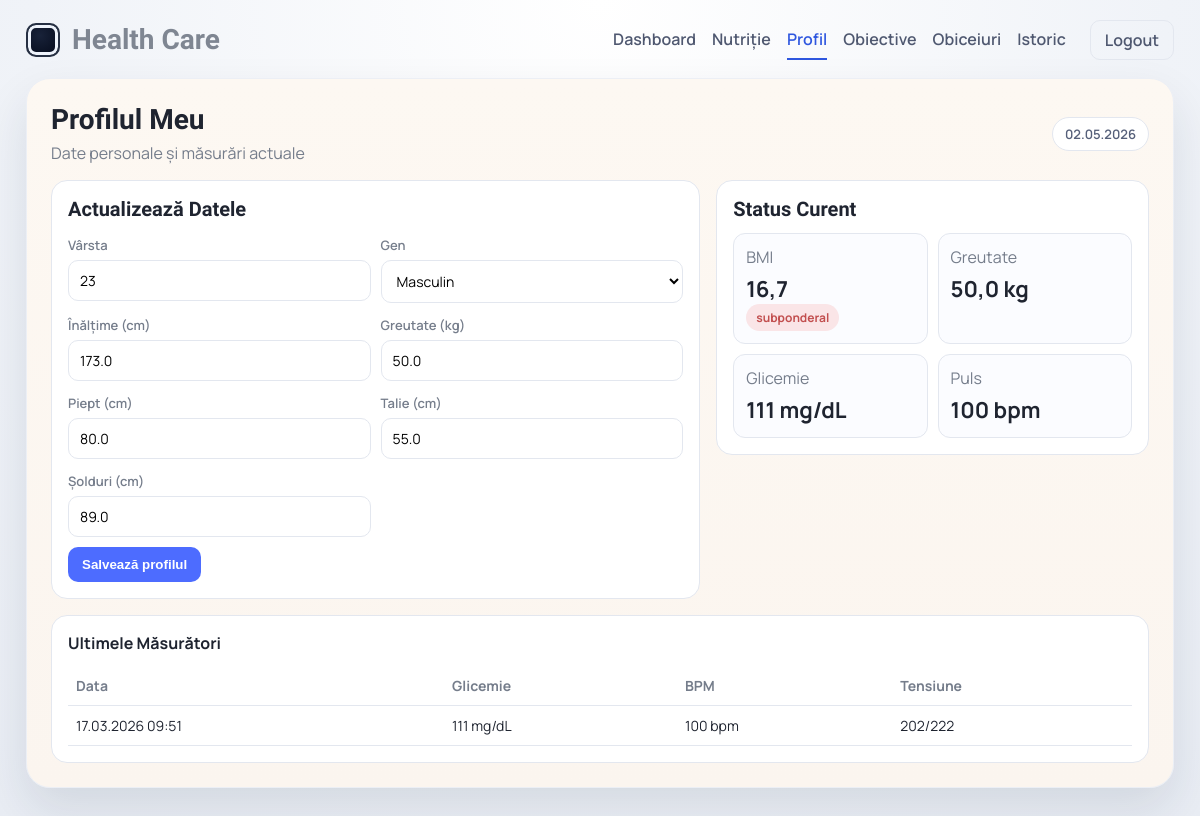
/profile/ (signed in), run on the app's committed database.
### pages/models.py (models this page shows, shortened)
class Profile(models.Model):
    GENDER_CHOICES = [
        ("masculin", "Masculin"),
        ("feminin", "Feminin"),
        ("altul", "Altul"),
    ]
    user = models.OneToOneField(settings.AUTH_USER_MODEL, on_delete=models.CASCADE, related_name="profile")
    age = models.PositiveSmallIntegerField(null=True, blank=True)
    gender = models.CharField(max_length=20, choices=GENDER_CHOICES, blank=True)
    height_cm = models.DecimalField(max_digits=5, decimal_places=1, null=True, blank=True)
    weight_kg = models.DecimalField(max_digits=5, decimal_places=1, null=True, blank=True)
    bmi = models.DecimalField(max_digits=4, decimal_places=1, null=True, blank=True)
    chest_cm = models.DecimalField(max_digits=5, decimal_places=1, null=True, blank=True)
    waist_cm = models.DecimalField(max_digits=5, decimal_places=1, null=True, blank=True)
    hips_cm = models.DecimalField(max_digits=5, decimal_places=1, null=True, blank=True)

class HealthMetric(models.Model):
    user = models.ForeignKey(settings.AUTH_USER_MODEL, on_delete=models.CASCADE, related_name="metrics")
    blood_sugar_mg = models.PositiveSmallIntegerField()
    bpm = models.PositiveSmallIntegerField()
    blood_pressure_sys = models.PositiveSmallIntegerField()
    blood_pressure_dia = models.PositiveSmallIntegerField()
    created_at = models.DateTimeField(auto_now_add=True)
    class Meta:
        ordering = ["-created_at"]

### pages/views.py (the view, shortened to what this page needs)
# urls.py: path("profile/", views.profile_page, name="profile"),
@login_required
def profile_page(request):
    profile, _ = Profile.objects.get_or_create(user=request.user)
    profile_form = ProfileUpdateForm(instance=profile)
    latest_metric = HealthMetric.objects.filter(user=request.user).first()
    metrics_history = HealthMetric.objects.filter(user=request.user)[:8]
    context = {
        "profile": profile,
        "profile_form": profile_form,
        "latest_metric": latest_metric,
        "metrics_history": metrics_history,
        "bmi_status": _bmi_status(profile.bmi),
    }
    return render(request, "pages/profile.html", context)

### pages/forms.py
class ProfileUpdateForm(forms.ModelForm):
    class Meta:
        model = Profile
        fields = [
            "age",
            "gender",
            "height_cm",
            "weight_kg",
            "chest_cm",
            "waist_cm",
            "hips_cm",
        ]
        widgets = {
            "age": forms.NumberInput(attrs={"class": "panel-input", "placeholder": "Vârsta"}),
            "gender": forms.Select(attrs={"class": "panel-input"}),
            "height_cm": forms.NumberInput(attrs={"class": "panel-input", "placeholder": "Înălțime (cm)"}),
            "weight_kg": forms.NumberInput(attrs={"class": "panel-input", "placeholder": "Greutate (kg)"}),
            "chest_cm": forms.NumberInput(attrs={"class": "panel-input", "placeholder": "Piept (cm)"}),
            "waist_cm": forms.NumberInput(attrs={"class": "panel-input", "placeholder": "Talie (cm)"}),
            "hips_cm": forms.NumberInput(attrs={"class": "panel-input", "placeholder": "Șolduri (cm)"}),
        }

### pages/views.py (called while the page is built)
def _bmi_status(bmi):
    if bmi is None:
        return "necunoscut"
    if bmi < Decimal("18.5"):
        return "subponderal"
    if bmi < Decimal("25"):
        return "în regulă"
    if bmi < Decimal("30"):
        return "supraponderal"
    return "obezitate"

### pages/templates/pages/profile.html (shortened to what this page needs)
<!DOCTYPE html>
<html lang="ro">
  <head>
    {% load static %}
    <link rel="stylesheet" href="{% static 'pages/css/portal.css' %}?v=20260419-1742" />
  </head>
  <body>
    <div class="page">
      <header class="topbar">
        <a href="{% url 'dashboard' %}" class="brand">
          <span class="brand-mark" aria-hidden="true"></span>
          <span class="brand-text">Health Care</span>
        </a>
        <nav class="menu">
          <a href="{% url 'dashboard' %}">Dashboard</a>
          <a href="{% url 'nutrition' %}">Nutriție</a>
          <a href="{% url 'profile' %}" class="active">Profil</a>
          <a href="{% url 'goals' %}">Obiective</a>
          <a href="{% url 'habits' %}">Obiceiuri</a>
          <a href="{% url 'history' %}">Istoric</a>
          <a href="{% url 'logout' %}" class="logout">Logout</a>
        </nav>
      </header>
      <section class="shell">
        <div class="header-row">
          <div>
            <h1>Profilul Meu</h1>
            <p>Date personale și măsurări actuale</p>
          </div>
          <span class="chip">{% now "d.m.Y" %}</span>
        </div>
        <div class="grid-2">
          <article class="card">
            <h2>Actualizează Datele</h2>
            <form method="post" novalidate>
              <div class="form-grid">
                <label><span>Vârsta</span>{{ profile_form.age }}</label>
                <label><span>Gen</span>{{ profile_form.gender }}</label>
                <label><span>Înălțime (cm)</span>{{ profile_form.height_cm }}</label>
                <label><span>Greutate (kg)</span>{{ profile_form.weight_kg }}</label>
                <label><span>Piept (cm)</span>{{ profile_form.chest_cm }}</label>
                <label><span>Talie (cm)</span>{{ profile_form.waist_cm }}</label>
                <label><span>Șolduri (cm)</span>{{ profile_form.hips_cm }}</label>
              </div>
              <div class="btn-row">
                <button type="submit">Salvează profilul</button>
              </div>
            </form>
          </article>
          <article class="card">
            <h2>Status Curent</h2>
            <div class="kpi">
              <div class="item">
                <span class="muted">BMI</span>
                <strong>
                  {% if profile.bmi %}
                    {{ profile.bmi }}
                  {% else %}
                    -
                  {% endif %}
                </strong>
                <span class="badge {% if bmi_status == 'în regulă' %}good{% else %}warn{% endif %}">{{ bmi_status }}</span>
              </div>
              <div class="item">
                <span class="muted">Greutate</span>
                <strong>
                  {% if profile.weight_kg %}
                    {{ profile.weight_kg }} kg
                  {% else %}
                    -
                  {% endif %}
                </strong>
              </div>
              <div class="item">
                <span class="muted">Glicemie</span>
                <strong>
                  {% if latest_metric %}
                    {{ latest_metric.blood_sugar_mg }} mg/dL
                  {% else %}
                    -
                  {% endif %}
                </strong>
              </div>
              <div class="item">
                <span class="muted">Puls</span>
                <strong>
                  {% if latest_metric %}
                    {{ latest_metric.bpm }} bpm
                  {% else %}
                    -
                  {% endif %}
                </strong>
              </div>
            </div>
          </article>
        </div>
        <article class="card" style="margin-top:16px;">
          <h3>Ultimele Măsurători</h3>
          <div class="table-wrap">
            <table>
              <thead>
                <tr>
                  <th>Data</th>
                  <th>Glicemie</th>
                  <th>BPM</th>
                  <th>Tensiune</th>
                </tr>
              </thead>
              <tbody>
                {% for item in metrics_history %}
                  <tr>
                    <td>{{ item.created_at|date:"d.m.Y H:i" }}</td>
                    <td>{{ item.blood_sugar_mg }} mg/dL</td>
                    <td>{{ item.bpm }} bpm</td>
                    <td>{{ item.blood_pressure_sys }}/{{ item.blood_pressure_dia }}</td>
                  </tr>
                {% empty %}
                  <tr>
                    <td colspan="4" class="helper">Nu există măsurători salvate.</td>
                  </tr>
                {% endfor %}
              </tbody>
            </table>
          </div>
        </article>
      </section>
    </div>
  </body>
</html>

### pages/static/pages/css/portal.css (style rules this page uses)
:root { --bg: #edf0f7; --shell: #fdf8f2; --card: #ffffff; --ink: #1f2430; --muted: #757d8b; --line: #e3e7ef; --accent: #4d6cff; --accent-dark: #1f2330; --success: #4fb987; --danger: #f26a6a; --shadow: 0 22px 48px rgba(20, 32, 66, 0.11); }
* { box-sizing: border-box; }
body { margin: 0; font-family: "Manrope", sans-serif; color: var(--ink); background: radial-gradient(circle at top, #ffffff 0%, #f0f3f8 56%, #e9edf4 100%); }
.page { min-height: 100vh; padding: 20px 26px 28px; display: flex; flex-direction: column; }
.topbar { display: flex; align-items: center; justify-content: space-between; gap: 18px; margin-bottom: 18px; }
.brand { display: flex; align-items: center; gap: 12px; text-decoration: none; }
.brand-mark { width: 34px; height: 34px; border-radius: 10px; border: 2px solid #263043; background: radial-gradient(circle at 40% 35%, #182239 0%, #0a1123 70%); box-shadow: inset 0 0 0 3px #eef3fb; }
.brand-text { font-family: "Sora", sans-serif; font-size: 28px; color: #7f8692; font-weight: 600; line-height: 1; }
.menu { display: flex; align-items: center; gap: 16px; flex-wrap: wrap; }
.menu a { text-decoration: none; color: #4f5870; font-weight: 600; padding: 8px 0; border-bottom: 2px solid transparent; }
.menu a.active { color: #2f57df; border-color: #2f57df; }
.menu a.logout { margin-left: 8px; padding: 8px 14px; border-radius: 10px; border: 1px solid var(--line); }
.shell { background: linear-gradient(180deg, #fdf8f2 0%, #fbf5ef 100%); border-radius: 24px; box-shadow: var(--shadow); border: 1px solid #eceff5; padding: 24px; flex: 1; min-height: calc(100vh - 110px); }
.header-row { display: flex; justify-content: space-between; align-items: center; margin-bottom: 16px; }
.header-row h1 { margin: 0; font-family: "Sora", sans-serif; font-size: 28px; }
.header-row p { margin: 6px 0 0; color: var(--muted); }
.chip { display: inline-flex; align-items: center; gap: 8px; border: 1px solid var(--line); border-radius: 999px; padding: 7px 12px; font-weight: 600; font-size: 13px; color: #56607a; background: #fff; }
.grid-2 { display: grid; grid-template-columns: minmax(0, 1.35fr) minmax(0, 0.9fr); gap: 16px; align-items: start; }
.card { background: var(--card); border: 1px solid var(--line); border-radius: 16px; padding: 16px; height: fit-content; }
.card h2 { margin: 0 0 12px; font-size: 20px; font-family: "Sora", sans-serif; }
.card h3 { margin: 0 0 12px; font-size: 16px; }
.muted { color: var(--muted); }
.kpi { display: grid; grid-template-columns: repeat(2, 1fr); gap: 10px; }
.kpi .item { border: 1px solid var(--line); border-radius: 12px; padding: 12px; background: #fbfcff; }
.kpi .item strong { display: block; margin-top: 6px; font-size: 22px; }
form { margin: 0; }
.form-grid { display: grid; grid-template-columns: repeat(2, 1fr); gap: 10px; }
label span { display: inline-block; margin-bottom: 6px; color: var(--muted); font-size: 13px; font-weight: 600; }
input, select, textarea, .panel-input, .mini-input, .food-input { width: 100%; border: 1px solid var(--line); border-radius: 10px; background: #fff; padding: 10px 11px; font-family: inherit; font-size: 14px; }
button, .btn { border: none; border-radius: 10px; background: var(--accent); color: #fff; padding: 10px 14px; font-weight: 700; cursor: pointer; }
.btn-row { margin-top: 10px; display: flex; gap: 8px; flex-wrap: wrap; }
.table-wrap { overflow: auto; }
table { width: 100%; border-collapse: collapse; min-width: 560px; }
th, td { text-align: left; padding: 10px 8px; border-bottom: 1px solid var(--line); font-size: 14px; }
th { color: var(--muted); font-weight: 700; }
.badge { display: inline-flex; align-items: center; padding: 5px 10px; border-radius: 999px; font-size: 12px; font-weight: 700; }
.badge.warn { background: rgba(242, 106, 106, 0.16); color: #c24f4f; }

### data on the page
Profile: age "23", gender "Masculin", height_cm "173.0", weight_kg "50.0", chest_cm "80.0", waist_cm "55.0", hips_cm "89.0", bmi "16,7", weight_kg "50,0"
HealthMetric: blood_sugar_mg "111", bpm "100", created_at "17.03.2026 09:51", blood_pressure_sys "202", blood_pressure_dia "222"

### other printed values
{{ bmi_status }} "subponderal"
